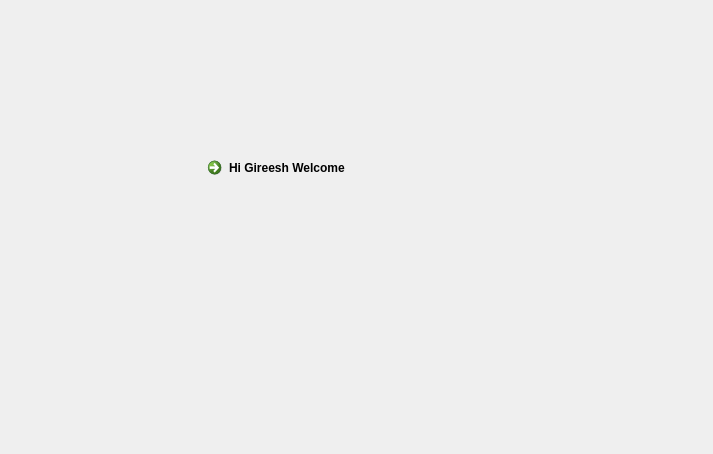
<?xml version="1.0" encoding="UTF-8"?>
<ui version="4.0">
 <class>Dialog</class>
 <widget class="QDialog" name="Dialog">
  <property name="geometry">
   <rect>
    <x>0</x>
    <y>0</y>
    <width>713</width>
    <height>454</height>
   </rect>
  </property>
  <property name="windowTitle">
   <string>Dialog</string>
  </property>
  <widget class="QCommandLinkButton" name="commandLinkButton">
   <property name="geometry">
    <rect>
     <x>200</x>
     <y>150</y>
     <width>221</width>
     <height>41</height>
    </rect>
   </property>
   <property name="text">
    <string>Hi Gireesh Welcome</string>
   </property>
  </widget>
 </widget>
 <resources/>
 <connections/>
</ui>
